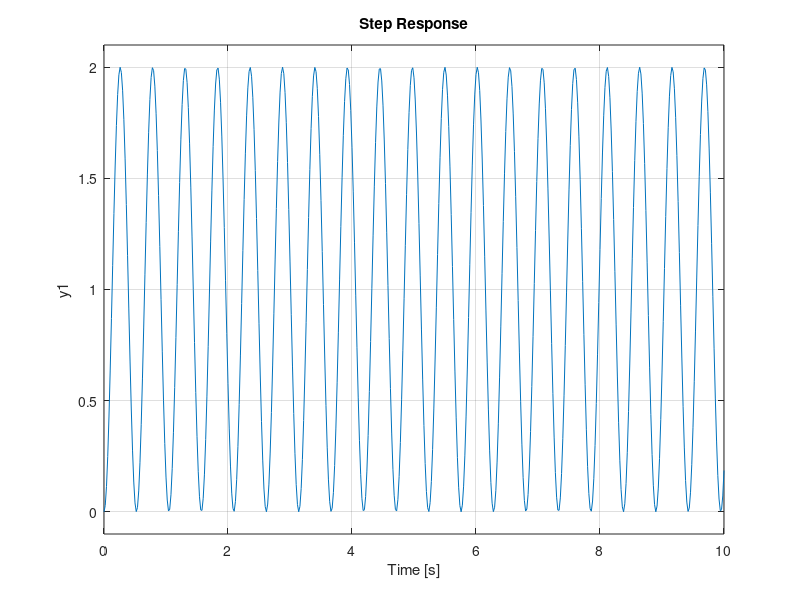

Recreate this plot in MATLAB. (Note: this script raises an error after producing the figure.)
clc;
clear all;
close all;

d_r=[0,0.1,0.5 ,0.9,1.0,1.5,2];
w_r=12;
tr_l=[];
tt_l=[];
p_l=[];
pt_l=[];

for i=1:7
    num=[w_r*w_r];
    den=[1 2*d_r(i)*w_r w_r*w_r];
    sys=tf(num,den);
    figure(1);
    title("Step_response_variable_epsilon");

    step(sys, 0:0.02:10);
    hold on;
    a=stepinfo(sys);
    disp(a);
    tr=a.RiseTime;
    tt=a.TransientTime;
    p=a.Peak;
    pt=a.PeakTime;

    tr_l=[tr_l tr];
    tt_l=[tt_l tt];
    p_l=[p_l p];
    pt_l=[pt_l pt];
    
end
lgd = legend({'E=0','E=0.1','E=0.5','E=0.9','E=1.0','E=1.5','E=2'},'FontSize',10,'TextColor','black');
lgd.NumColumns = 2;
disp(tr_l);

%for i=1:7
    %if tr_l(i) isnan
        %idx=isnan(tr_l(i));
        %tr_l(idx)=0;
    %end
%end
figure(2);
stem(d_r(2:7),tr_l(2:7));
title("risetime plot various damping");
ylabel("rise time");
xlabel("Epsilon");

figure(3);
plot(d_r(2:7),tt_l(2:7),'Linewidth',3);
hold on;
stem(d_r(2:7),tt_l(2:7));
title("Transient time plot various damping");
ylabel("Transient time");
xlabel("Epsilon");

figure(4);
stem(d_r(2:7),p_l(2:7));
title("Peak plot various damping");
ylabel("peak value");
xlabel("Epsilon");

figure(5);
stem(d_r(2:7),pt_l(2:7),'k','filled');
title("peaktime plot various damping");
ylabel("peaktime time");
xlabel("Epsilon");
